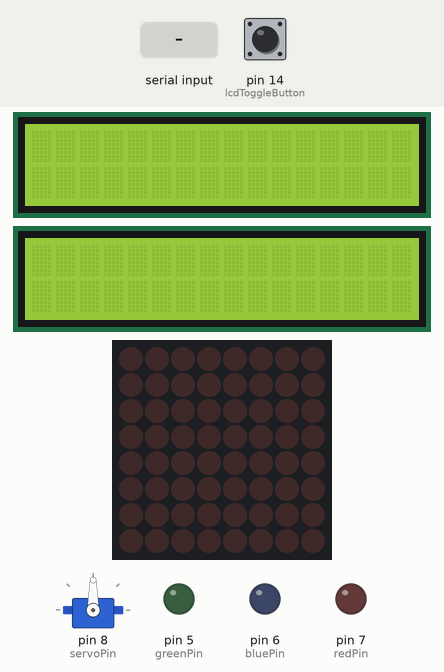
Simulated run of this sketch. Board: Arduino Mega 2560, built with avr-gcc and run on an emulated ATmega2560. Parts: 2 × 16×2 character LCD, servo, 8×8 LED matrix, output pins drawn as LEDs (lit = HIGH). The test bench sets the inputs (shaded band); at power-on: pin 14 (lcdToggleButton) LOW. What the sketch prints to the serial monitor is not drawn.

Above: at 1.3 s.
1.4 s: "<,>" received over the second serial link
At 3.5 s:
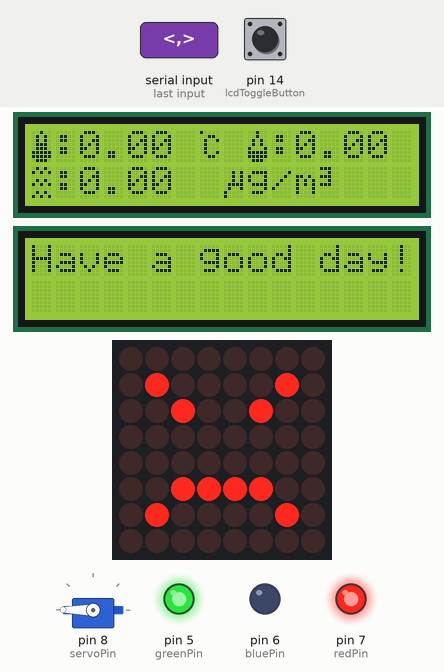
3.9 s: "," received over the second serial link
5.4 s: ">" received over the second serial link
Timing chart, 0 to 8.4 s (numbered marks = the images above; inputs shaded):
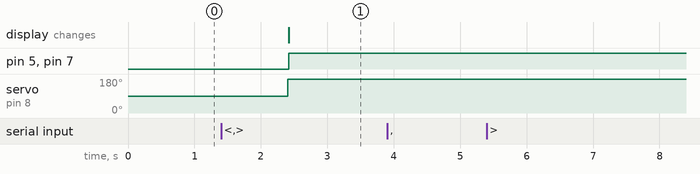

Measured:
- after the input at 1.4 s, pin 5 (greenPin), pin 7 (redPin): LOW → HIGH after 1.0 s; servo on pin 8 (servoPin): 90° → 180° after 1.0 s; the display: changes after 1.0 s (image 1)
- after the input at 3.9 s, every drawn part: stays the same
- after the input at 5.4 s, every drawn part: stays the same

The sketch:

UARTOutput.ino
```cpp
#include <LiquidCrystal.h>
#include <LedControl.h>
#include <Servo.h>

Servo myServo;
LedControl myDotMatrix = LedControl(12, 11, 10, 1);
LiquidCrystal myLCD(22, 23, 24, 25, 26, 27);
LiquidCrystal myLCD2(30, 31, 32, 33, 34, 35);

int redPin = 7;
int bluePin = 6;
int greenPin = 5;

int lcdToggleButton = 14;
int toggleLastButtonState = 0;
int toggleButtonState = 0;
int toggleButtonCount = 0;

int buttonTime = 0;
long debounce = 50;

int servoPin = 8;

String str = "";
double temperature, humidity, dust_density;

byte humidityChar[8] = {
  B00100,
  B00100,
  B01010,
  B01010,
  B10001,
  B11111,
  B11111,
  B01110
};

byte temperatureChar[8] = {
  B00100,
  B01010,
  B01010,
  B01110,
  B01110,
  B11111,
  B11111,
  B01110
};

byte dustChar[] = {
  B01010,
  B10101,
  B00000,
  B01010,
  B10101,
  B00000,
  B01010,
  B10101
};

byte C[] = {
  B10000,
  B00110,
  B01001,
  B01000,
  B01000,
  B01001,
  B00110,
  B00000
};

byte microChar[] = {
  B00000,
  B00101,
  B00101,
  B00101,
  B01111,
  B01001,
  B10000,
  B10000
};

byte squareChar[] = {
  B11100,
  B00100,
  B11100,
  B00100,
  B11100,
  B00000,
  B00000,
  B00000
};

byte goodClimate[] = {
  B00000000,
  B01000010,
  B00100100,
  B01000010,
  B00000000,
  B01000010,
  B00111100,
  B00000000
};

byte sosoClimate[] = {
  B00000000,
  B01000010,
  B01000010,
  B00000000,
  B01000010,
  B01000010,
  B00111100,
  B00000000
};

byte badClimate[] = {
  B00000000,
  B01000010,
  B00100100,
  B00000000,
  B00000000,
  B00111100,
  B01000010,
  B00000000
};

void setup() {
  // put your setup code here, to run once:
  Serial.begin(9600);
  Serial1.begin(9600);

  pinMode(lcdToggleButton, INPUT);

  pinMode(redPin, OUTPUT);
  pinMode(greenPin, OUTPUT);
  pinMode(bluePin, OUTPUT);

  digitalWrite(redPin, LOW);
  digitalWrite(greenPin, LOW);
  digitalWrite(bluePin, LOW);

  myLCD.createChar(0, humidityChar);
  myLCD.createChar(1, temperatureChar);
  myLCD.createChar(2, dustChar);
  myLCD.createChar(3, C);
  myLCD.createChar(4, microChar);
  myLCD.createChar(5, squareChar);
  myLCD.begin(16, 2);
  myLCD.clear();
  myLCD2.begin(16, 2);
  myLCD2.clear();

  myServo.attach(servoPin);

  myDotMatrix.shutdown(0, false);
  myDotMatrix.setIntensity(0, 5);
  myDotMatrix.clearDisplay(0);
}

void loop() {
  // put your main code here, to run repeatedly:

  if (Serial1.available()) {
    str = Serial1.readString();
    Serial1.setTimeout(20);
    Serial.println(str);

    if (str.charAt(0) == '<' and str.charAt(str.length()-1) == '>') {
      int first = str.indexOf(",");
      int second = str.indexOf(",", first + 1);
      int third = str.indexOf(">", second);

      String str1 = str.substring(1, first);
      String str2 = str.substring(first+1, second);
      String str3 = str.substring(second+1, third);

      temperature = str1.toDouble();
      humidity = str2.toDouble();
      dust_density = str3.toDouble();

      Serial.println(temperature);
      Serial.println(humidity);
      Serial.println(dust_density);
    }

  toggleButtonState = digitalRead(lcdToggleButton);

  motorControl(dust_density);
  dotMatrixControl(temperature, humidity, dust_density);
  myLCDOutput(temperature, humidity, dust_density);
  myLCD2Output(temperature, humidity, dust_density);
  coloredLEDControl(temperature, humidity, dust_density);
  delay(100);

  }

}

void motorControl(double dust) {
  if (dust < 75) {
    myServo.write(180);
  }

  if (dust > 75) {
    myServo.write(60);
  }
}

void dotMatrixControl(double temp, double humid, double dust) {
  if (dust > 75 || humid < 20 || humid > 80 || temp < 10 || temp > 30) {
    for (int i = 0; i < 8; i++) {
    myDotMatrix.setRow(0, i, badClimate[i]);
    }
  }
  else if (40 < humid < 60 && 15 < temp < 25 && dust < 75) {
    for (int i = 0; i < 8; i++) {
    myDotMatrix.setRow(0, i, goodClimate[i]);
    };
  }
  else {
    for (int i = 0; i < 8; i++) {
    myDotMatrix.setRow(0, i, sosoClimate[i]);
    }
  }
}

void myLCDOutput(double temp, double humid, double dust) {

    myLCD.clear();
    myLCD.setCursor(0, 0);
    myLCD.write(byte(1));
    myLCD.setCursor(1, 0);
    myLCD.write(':');
    myLCD.setCursor(2, 0);
    myLCD.print(temp);
    myLCD.setCursor(7, 0);
    myLCD.write(byte(3));

    myLCD.setCursor(9, 0);
    myLCD.write(byte(0));
    myLCD.setCursor(10, 0);
    myLCD.write(':');
    myLCD.setCursor(11, 0);
    myLCD.print(humid);

    myLCD.setCursor(0, 1);
    myLCD.write(byte(2));
    myLCD.setCursor(1, 1);
    myLCD.write(':');
    myLCD.setCursor(2, 1);
    myLCD.print(dust);
    myLCD.setCursor(8, 1);
    myLCD.write(byte(4));
    myLCD.setCursor(9, 1);
    myLCD.write('g');
    myLCD.setCursor(10, 1);
    myLCD.write('/');
    myLCD.setCursor(11, 1);
    myLCD.write('m');
    myLCD.setCursor(12, 1);
    myLCD.write(byte(5));
  }

void myLCD2Output(double temp, double humid, double dust) {
  if (dust > 75) {
      myLCD2.clear();
      myLCD2.setCursor(0, 0);
      myLCD2.print("Don't open");
      myLCD2.setCursor(0, 1);
      myLCD2.print("the window!");
    }
    else if (temp > 30) {
      myLCD2.clear();
      myLCD2.setCursor(0, 0);
      myLCD2.print("Don't do");
      myLCD2.setCursor(0, 1);
      myLCD2.print("outdoor activity");
    }
    else if (humid > 70) {
      myLCD2.clear();
      myLCD2.setCursor(0, 0);
      myLCD2.print("Turn on");
      myLCD2.setCursor(0, 1);
      myLCD2.print("dehumidifier");
    }
    else {
      myLCD2.clear();
      myLCD2.setCursor(0, 0);
      myLCD2.print("Have a good day!");
    }
}

void coloredLEDControl(double temp, double humid, double dust) {
  if (dust > 75 || humid < 20 || humid > 80 || temp < 10 || temp > 30) { // bad
    digitalWrite(redPin, HIGH);
    digitalWrite(greenPin, HIGH);
    digitalWrite(bluePin, LOW); // red
  }
  else if (40 < humid < 60 && 15 < temp < 25 && dust < 75) { // good
    digitalWrite(redPin, HIGH);
    digitalWrite(greenPin, LOW);
    digitalWrite(bluePin, HIGH); // blue

  }
  else {
    digitalWrite(redPin, LOW);
    digitalWrite(greenPin, HIGH);
    digitalWrite(bluePin, HIGH); // green
  }


}
```
